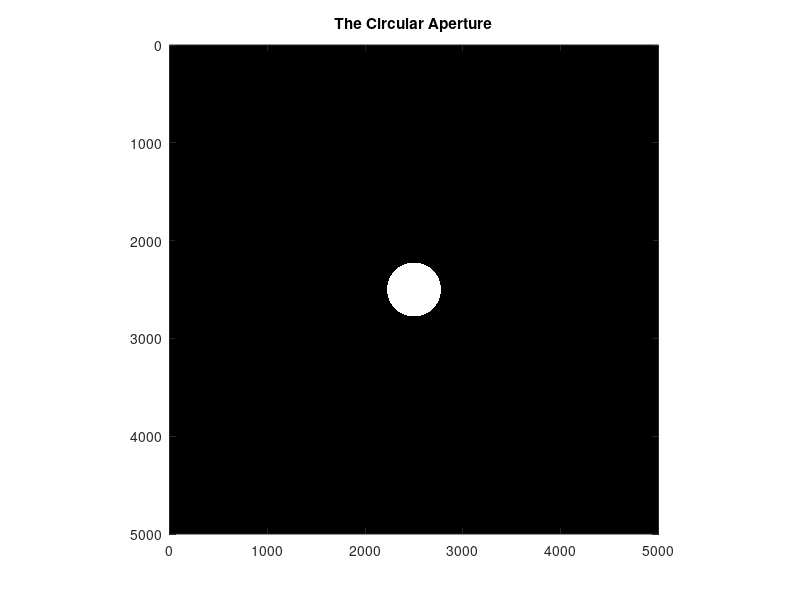

Source code (MATLAB):
% Draw A Circular Aperture:
function ap = circleAP
% Define Aperture field
apl = 5000; % Size of the aperture field
ap = zeros(apl); % Define actual aperture plane

% Define the center and the radius of the circle:
circle_xcenter = apl / 2;
circle_ycenter = apl / 2;
r = 275; % The radius is 275 pixels.

% Create a grid of (x,y) coordinates
[X, Y] = meshgrid(1:apl, 1:apl);

% Calculate the distance from the center to each point in the grid
distances = sqrt((X - circle_xcenter).^2 + (Y - circle_ycenter).^2);

% Set the points within the specified radius to 1
ap(distances <= r) = 1;


figure;
imagesc(ap);
colormap gray;
axis equal;
axis([0 apl 0 apl]);
title('The Circular Aperture');
